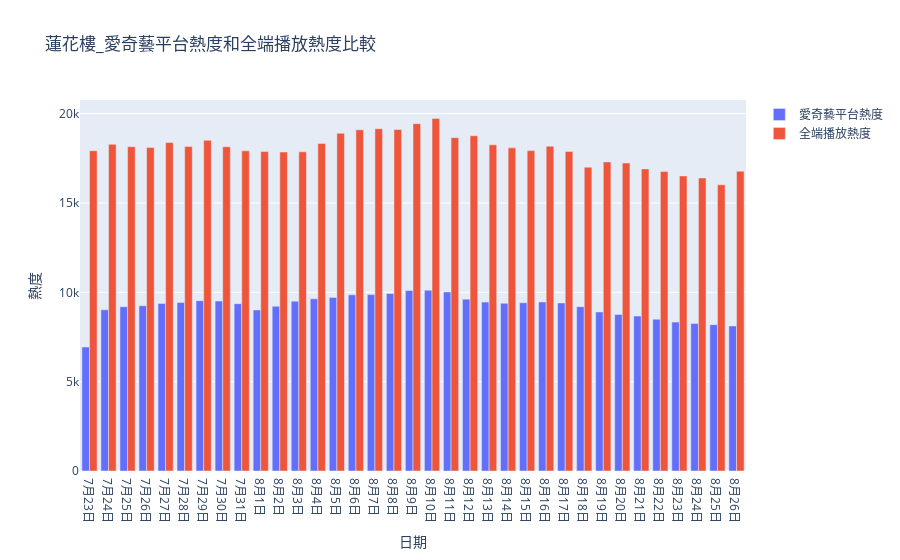

The code cell stored with this chart in its notebook:
### Code cell
#愛奇藝的平台熱度在全端播放熱度中的占比為何?

import subprocess

# 使用 subprocess 执行 pip 安装命令
subprocess.check_call(["pip", "install", "-U", "kaleido"])

merged_df = df_ALL.merge(df_QIY, on='日期', how='inner')

fig = sp.make_subplots(rows=1, cols=1)

trace1 = go.Bar(x=merged_df['日期'], y=merged_df['平台熱度'], name='愛奇藝平台熱度')
trace2 = go.Bar(x=merged_df['日期'], y=merged_df['全端播放熱度'], name='全端播放熱度')

fig.add_trace(trace1)
fig.add_trace(trace2)

fig.update_layout(
    title='蓮花樓_愛奇藝平台熱度和全端播放熱度比較',
    xaxis=dict(title='日期'),
    yaxis=dict(title='熱度')
)

display(fig)

### Figure 1 — Plotly figure (JSON) as saved in the notebook; plotly's stock layout.template omitted (floating-point values rounded to 4 significant figures)
{"data": [{"name": "愛奇藝平台熱度", "type": "bar", "x": ["7月23日", "7月24日", "7月25日", "7月26日", "7月27日", "7月28日", "7月29日", "7月30日", "7月31日", "8月1日", "8月2日", "8月3日", "8月4日", "8月5日", "8月6日", "8月7日", "8月8日", "8月9日", "8月10日", "8月11日", "8月12日", "8月13日", "8月14日", "8月15日", "8月16日", "8月17日", "8月18日", "8月19日", "8月20日", "8月21日", "8月22日", "8月23日", "8月24日", "8月25日", "8月26日"], "y": [6937, 9020, 9195, 9249, 9379, 9428, 9530, 9512, 9364, 9014, 9217, 9506, 9635, 9716, 9857, 9871, 9933, 10104, 10118, 10022, 9617, 9455, 9388, 9416, 9463, 9405, 9197, 8900, 8762, 8673, 8496, 8332, 8260, 8190, 8120]}, {"name": "全端播放熱度", "type": "bar", "x": ["7月23日", "7月24日", "7月25日", "7月26日", "7月27日", "7月28日", "7月29日", "7月30日", "7月31日", "8月1日", "8月2日", "8月3日", "8月4日", "8月5日", "8月6日", "8月7日", "8月8日", "8月9日", "8月10日", "8月11日", "8月12日", "8月13日", "8月14日", "8月15日", "8月16日", "8月17日", "8月18日", "8月19日", "8月20日", "8月21日", "8月22日", "8月23日", "8月24日", "8月25日", "8月26日"], "y": [17927, 18281, 18152, 18102, 18385, 18162, 18509, 18148, 17918, 17877, 17853, 17863, 18334, 18902, 19094, 19155, 19114, 19437, 19725, 18656, 18765, 18255, 18086, 17930, 18174, 17885, 17004, 17299, 17236, 16907, 16767, 16515, 16398, 16018, 16778]}], "layout": {"title": {"text": "蓮花樓_愛奇藝平台熱度和全端播放熱度比較"}, "xaxis": {"anchor": "y", "domain": [0, 1], "title": {"text": "日期"}}, "yaxis": {"anchor": "x", "domain": [0, 1], "title": {"text": "熱度"}}}}
